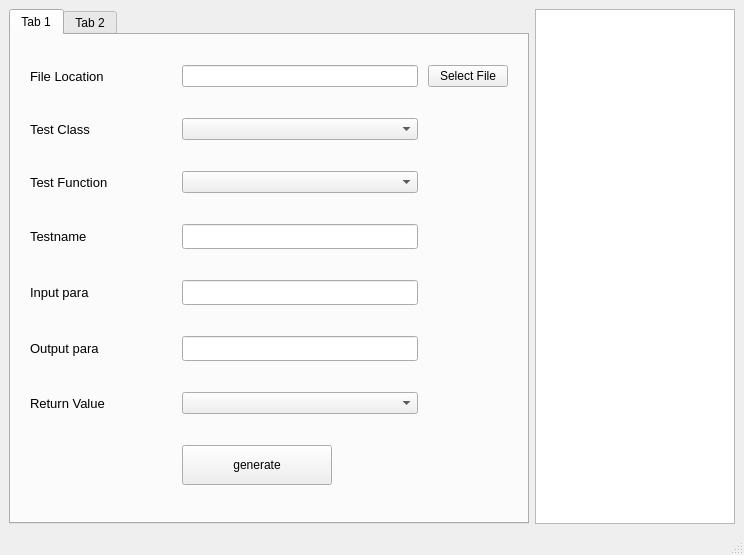
<?xml version="1.0" encoding="UTF-8"?>
<ui version="4.0">
 <class>MainWindow</class>
 <widget class="QMainWindow" name="MainWindow">
  <property name="geometry">
   <rect>
    <x>0</x>
    <y>0</y>
    <width>744</width>
    <height>555</height>
   </rect>
  </property>
  <property name="sizePolicy">
   <sizepolicy hsizetype="Expanding" vsizetype="Expanding">
    <horstretch>30</horstretch>
    <verstretch>38</verstretch>
   </sizepolicy>
  </property>
  <property name="windowTitle">
   <string>MainWindow</string>
  </property>
  <widget class="QWidget" name="centralwidget">
   <property name="sizePolicy">
    <sizepolicy hsizetype="Expanding" vsizetype="Expanding">
     <horstretch>0</horstretch>
     <verstretch>0</verstretch>
    </sizepolicy>
   </property>
   <layout class="QGridLayout" name="gridLayout_2" columnstretch="10,1">
    <item row="0" column="1">
     <widget class="QTextBrowser" name="textBrowser">
      <property name="sizePolicy">
       <sizepolicy hsizetype="Preferred" vsizetype="Expanding">
        <horstretch>0</horstretch>
        <verstretch>0</verstretch>
       </sizepolicy>
      </property>
      <property name="minimumSize">
       <size>
        <width>200</width>
        <height>0</height>
       </size>
      </property>
     </widget>
    </item>
    <item row="0" column="0">
     <widget class="QTabWidget" name="tabWidget">
      <property name="minimumSize">
       <size>
        <width>500</width>
        <height>1</height>
       </size>
      </property>
      <property name="maximumSize">
       <size>
        <width>16777215</width>
        <height>16777215</height>
       </size>
      </property>
      <property name="currentIndex">
       <number>0</number>
      </property>
      <widget class="QWidget" name="main">
       <property name="sizePolicy">
        <sizepolicy hsizetype="Expanding" vsizetype="Expanding">
         <horstretch>0</horstretch>
         <verstretch>0</verstretch>
        </sizepolicy>
       </property>
       <attribute name="title">
        <string>Tab 1</string>
       </attribute>
       <layout class="QHBoxLayout" name="horizontalLayout">
        <item>
         <layout class="QGridLayout" name="gridLayout" columnstretch="3,5,1">
          <property name="leftMargin">
           <number>10</number>
          </property>
          <property name="rightMargin">
           <number>10</number>
          </property>
          <property name="spacing">
           <number>10</number>
          </property>
          <item row="0" column="1">
           <widget class="QLineEdit" name="lineEditFile"/>
          </item>
          <item row="8" column="1">
           <widget class="QPushButton" name="pushButtonGenerate">
            <property name="enabled">
             <bool>true</bool>
            </property>
            <property name="sizePolicy">
             <sizepolicy hsizetype="Fixed" vsizetype="Fixed">
              <horstretch>0</horstretch>
              <verstretch>0</verstretch>
             </sizepolicy>
            </property>
            <property name="minimumSize">
             <size>
              <width>150</width>
              <height>40</height>
             </size>
            </property>
            <property name="maximumSize">
             <size>
              <width>150</width>
              <height>40</height>
             </size>
            </property>
            <property name="text">
             <string>generate</string>
            </property>
           </widget>
          </item>
          <item row="2" column="1">
           <widget class="QComboBox" name="comboBoxFunction">
            <property name="sizePolicy">
             <sizepolicy hsizetype="Expanding" vsizetype="Fixed">
              <horstretch>0</horstretch>
              <verstretch>0</verstretch>
             </sizepolicy>
            </property>
           </widget>
          </item>
          <item row="3" column="1">
           <widget class="QLineEdit" name="lineEditTestName">
            <property name="minimumSize">
             <size>
              <width>0</width>
              <height>25</height>
             </size>
            </property>
           </widget>
          </item>
          <item row="6" column="1">
           <widget class="QLineEdit" name="lineEditOutputPara">
            <property name="minimumSize">
             <size>
              <width>0</width>
              <height>25</height>
             </size>
            </property>
           </widget>
          </item>
          <item row="1" column="1">
           <widget class="QComboBox" name="comboBoxClass">
            <property name="sizePolicy">
             <sizepolicy hsizetype="Expanding" vsizetype="Fixed">
              <horstretch>0</horstretch>
              <verstretch>0</verstretch>
             </sizepolicy>
            </property>
           </widget>
          </item>
          <item row="3" column="0">
           <widget class="QLabel" name="label_2">
            <property name="font">
             <font>
              <pointsize>10</pointsize>
             </font>
            </property>
            <property name="text">
             <string>Testname</string>
            </property>
           </widget>
          </item>
          <item row="4" column="1">
           <widget class="QLineEdit" name="lineEditInputPara">
            <property name="minimumSize">
             <size>
              <width>0</width>
              <height>25</height>
             </size>
            </property>
           </widget>
          </item>
          <item row="4" column="0">
           <widget class="QLabel" name="label">
            <property name="font">
             <font>
              <pointsize>10</pointsize>
             </font>
            </property>
            <property name="text">
             <string>Input para</string>
            </property>
           </widget>
          </item>
          <item row="6" column="0">
           <widget class="QLabel" name="label_3">
            <property name="font">
             <font>
              <pointsize>10</pointsize>
             </font>
            </property>
            <property name="text">
             <string>Output para</string>
            </property>
           </widget>
          </item>
          <item row="0" column="0">
           <widget class="QLabel" name="label_6">
            <property name="font">
             <font>
              <pointsize>10</pointsize>
             </font>
            </property>
            <property name="text">
             <string>File Location</string>
            </property>
           </widget>
          </item>
          <item row="1" column="0">
           <widget class="QLabel" name="label_5">
            <property name="font">
             <font>
              <pointsize>10</pointsize>
             </font>
            </property>
            <property name="text">
             <string>Test Class</string>
            </property>
           </widget>
          </item>
          <item row="0" column="2">
           <widget class="QPushButton" name="pushButtonSelectFile">
            <property name="text">
             <string>Select File</string>
            </property>
           </widget>
          </item>
          <item row="2" column="0">
           <widget class="QLabel" name="label_4">
            <property name="font">
             <font>
              <pointsize>10</pointsize>
             </font>
            </property>
            <property name="text">
             <string>Test Function</string>
            </property>
           </widget>
          </item>
          <item row="7" column="0">
           <widget class="QLabel" name="label_7">
            <property name="font">
             <font>
              <pointsize>10</pointsize>
             </font>
            </property>
            <property name="text">
             <string>Return Value</string>
            </property>
           </widget>
          </item>
          <item row="7" column="1">
           <widget class="QComboBox" name="comboBoxReturnValue">
            <property name="sizePolicy">
             <sizepolicy hsizetype="Expanding" vsizetype="Fixed">
              <horstretch>0</horstretch>
              <verstretch>0</verstretch>
             </sizepolicy>
            </property>
           </widget>
          </item>
         </layout>
        </item>
       </layout>
      </widget>
      <widget class="QWidget" name="widget">
       <property name="sizePolicy">
        <sizepolicy hsizetype="Expanding" vsizetype="Expanding">
         <horstretch>0</horstretch>
         <verstretch>0</verstretch>
        </sizepolicy>
       </property>
       <attribute name="title">
        <string>Tab 2</string>
       </attribute>
       <layout class="QVBoxLayout" name="verticalLayout">
        <item>
         <layout class="QGridLayout" name="gridLayout_3"/>
        </item>
       </layout>
      </widget>
     </widget>
    </item>
   </layout>
  </widget>
  <widget class="QMenuBar" name="menubar">
   <property name="geometry">
    <rect>
     <x>0</x>
     <y>0</y>
     <width>744</width>
     <height>17</height>
    </rect>
   </property>
   <property name="sizePolicy">
    <sizepolicy hsizetype="Expanding" vsizetype="Minimum">
     <horstretch>0</horstretch>
     <verstretch>0</verstretch>
    </sizepolicy>
   </property>
  </widget>
  <widget class="QStatusBar" name="statusbar">
   <property name="sizePolicy">
    <sizepolicy hsizetype="Expanding" vsizetype="Preferred">
     <horstretch>0</horstretch>
     <verstretch>0</verstretch>
    </sizepolicy>
   </property>
  </widget>
 </widget>
 <resources/>
 <connections/>
</ui>
